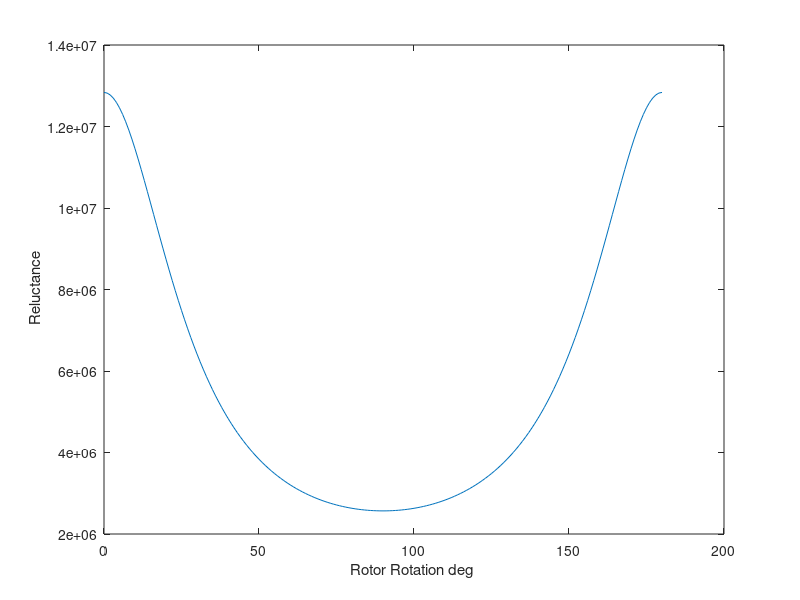
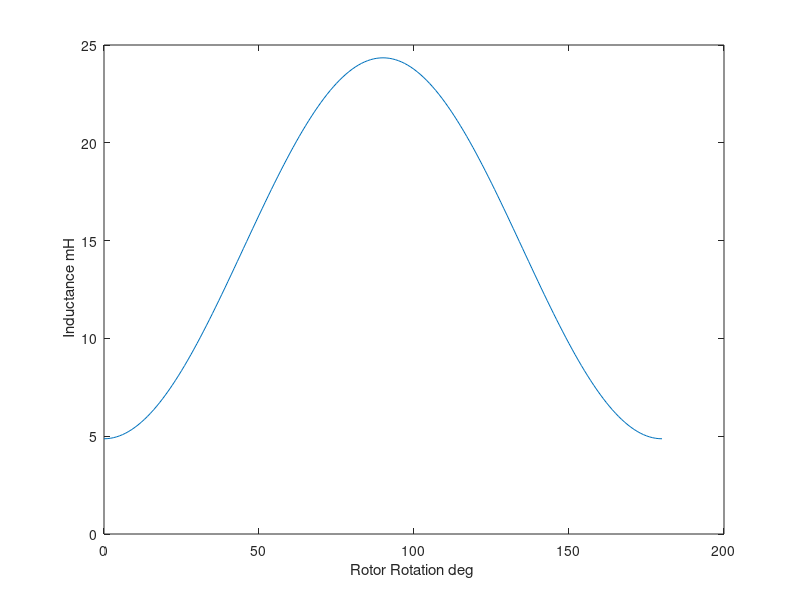
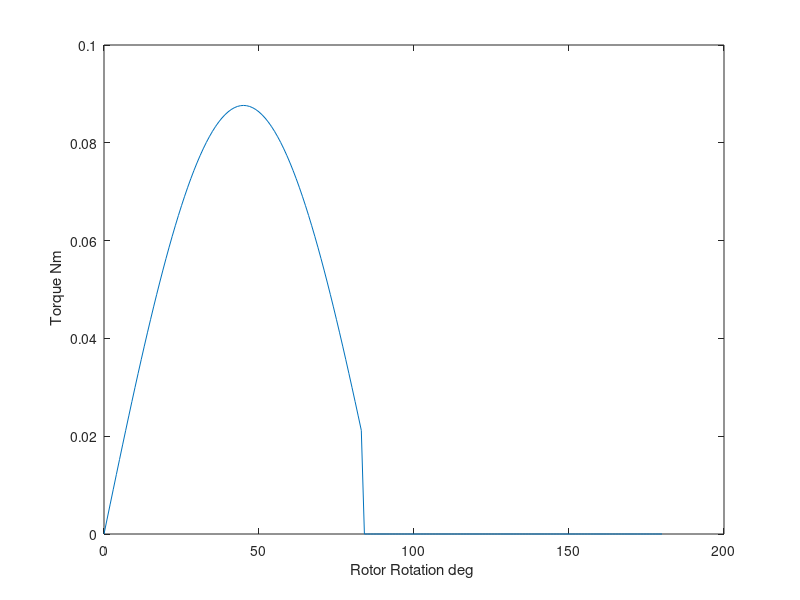

MATLAB code to generate these figures, in order:
Lstack =20e-3;
Airgap_min = 2*0.5e-3;
Airgap_max = 2*2.5e-3;
u0 = pi*4e-7;
% I_dc = 3 ; 
Nseries = 250; % number of turns
Stator_Pole_arc = 74*pi/180; % 74 degree is the arc of the staor pole facing rotor
% Stator_Pole_arc = 67.5*pi/180;
Stator_radius = 12e-3;
% there are two airgaps Upper one I call Airgap1 and lower one Airgap2

% when rotor position is 90 deg minimum reluctance is achieved 

Area = Stator_radius*Stator_Pole_arc*Lstack;
Rmin =  Airgap_min/(u0*Area);
% when rotor position is 0 deg maximum reluctance is achieved
Rmax = Airgap_max/(u0*Area);

theta = 0:180;

Lmax = Nseries^2/Rmax;
Lmin = Nseries^2/Rmin;
LL = (Lmax+Lmin)/2+(Lmax-Lmin)*cosd(2*theta)/2;
R_airgap = Nseries^2./LL;
DL_Dtheta = -2*(Lmax-Lmin)*sind(2*theta)/2;

pulsewitdh = 85; % mechanical degree
pulse_period = 180; % since we have two poles therefore pulse should have two times in a 
Idc = zeros(1,181); %  pulse current created
for n=1:180
   if(n<pulsewitdh)
      Idc(1,n) = 3; 
   else 
       Idc(1,n) = 0;
   end 
end

Torque = (Idc.^2.*DL_Dtheta)/2;

figure
plot(theta,R_airgap)
xlabel('Rotor Rotation deg ');
ylabel(' Reluctance');
figure
plot(theta,LL*1000)
xlabel('Rotor Rotation deg ');
ylabel(' Inductance mH');
figure
plot(theta,Torque)
hold on
% plot(theta,Idc)
xlabel('Rotor Rotation deg ');
ylabel(' Torque Nm');

